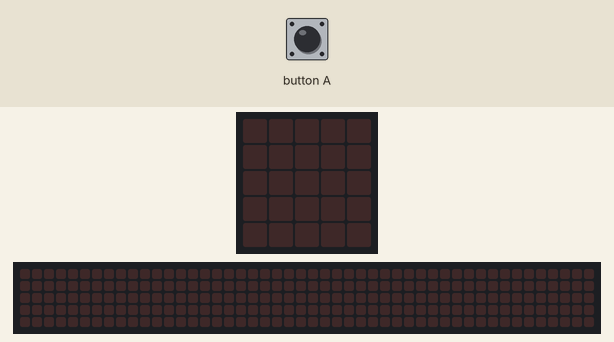
Bench run of a program on a simulated BBC micro:bit (MakeCode). On the bench: the board's 5×5 LED display, a strip that is not on the board, showing the scrolling text unrolled. Inputs (shaded band) come from the test bench. Random numbers come from a fixed seed; the 48×5 strip is a reading aid, not a part: it shows the text the display is scrolling, unrolled, one strip-width of it at a time.

Above: at 1.2 s.
1.3 s: button A pressed for 0.15 s
At 4.2 s:
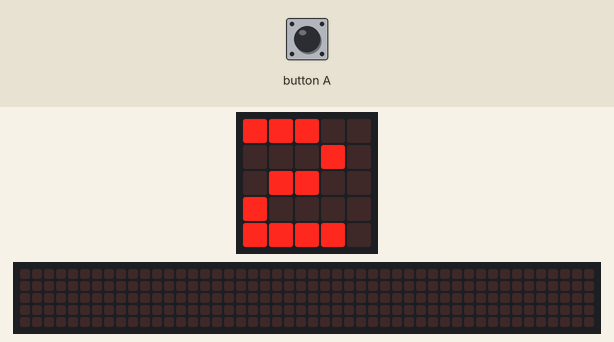
4.3 s: button A pressed for 0.15 s
At 10.07 s:
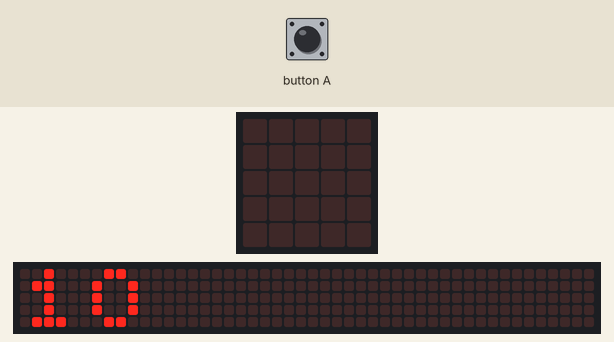
Timing chart, 0 to 11.6 s (numbered marks = the images above; inputs shaded):
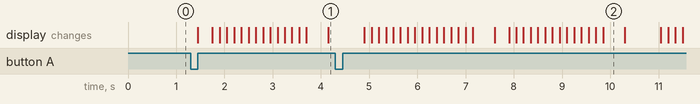

The program:

main.ts
```typescript
let variable10 = 0
let variable1 = 0
input.onButtonPressed(Button.A, function () {
    variable10 = 10
    basic.showNumber(variable10)
    variable1 = randint(0, 10)
    basic.showNumber(variable1)
    basic.showNumber(variable1 * variable10)
})
```

test.ts
```typescript
// aquí va el archivo "tests"; esto no se compilará cuando este paquete se utilice como una extensión.
```

Measured:
- after the input at 1.3 s, the display: first changes after 0.15 s (image 1 shows a later state)
- what the display in image 2 shows lasts 0.4 s, from 9.9 s to 10.3 s
